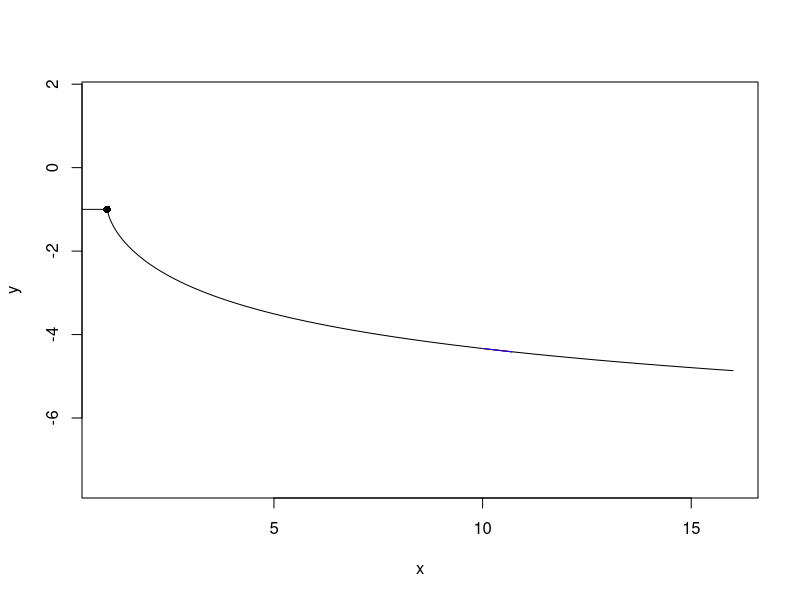

This figure's R source:
library("deSolve")

## Here, "Time" means "distance along the x axis"

## Object returned by function EL() defined below has 4 columns: Time
## [x distance], y,ydash [y distance and gradient], and "l" which is
## string length coordinate.


times <- seq(1, 16, by = 0.05)
yini  <- c(y=1,ydash=5.05,l=0)

EL <- function(y,ydash){   # EL = Euler-Lagrange
  LVmod <- function(Time, State, Pars) {
    with(as.list(c(State, Pars)), {
      dy        <- ydash
      dydash    <- (1-2*a*Time*ydash)*(1+ydash^2)/(a*Time^2 + y)
      dl        <- sqrt(1+ydash^2)
      return(list(c(dy,dydash,dl)))
    })
  }
  
  pars  <- c(a=1) # rotation rate

  
  return(ode(yini, times, LVmod, pars))
}

## Now find what happens if we have a string of length L=10:

L <- 10 # string length

jj <- EL(1,1)
jj[,2:3] <- -jj[,2:3] # gravity is downward!
jj[,4] <-  jj[,4] - L  # so l=0 corresponds to the end of the string

x <- jj[,1]
y <- jj[,2]
ydash <- jj[,3]
l <- jj[,4]

plot(x,y,asp=1,type='l')
points(times[1],-yini[1],pch=16)


## Now find the properties of the end of the string, that is, at x_end
## where \int_{x=x_0}^{x_end}\sqrt{1+y'(x)^2}dx=L


findx <- function(L){
  f <- function(xv){approxfun(x,l)(xv)}
  uniroot(f,c(x[1],x[length(x)]))$root
}

findy <- function(L){
  f <- function(yv){approxfun(y,l)(yv)}
  uniroot(f,c(y[1],y[length(y)]))$root
}

findg <- function(L){   # 'g' for gradient
  f <- function(ydv){approxfun(ydash,l)(ydv)}
  uniroot(f,c(ydash[1],ydash[length(ydash)]))$root
}

x_end <- findx(L)
y_end <- findy(L)
g_end <- findg(L)  # gradient

if(FALSE){
print("gradient is:")
print(g_end)

print("gradient should be:")
print(0.5/y_end)
}
print("difference:")
print(g_end-0.5/y_end)


dx <- 0.7
arrows(
    x0=x_end, y0=y_end,
    x1=x_end + dx,
    y1=y_end + dx*g_end,col='red',length=0)

arrows(
    x0=x_end, y0=y_end,
    x1=x_end + dx,
    y1=y_end + dx/y_end/2,col='blue',length=0)


segments(
    x0=0,x1=1,
    y0=-yini[1])

## Physical problem has a known string length, say "L".  The end of
## the string is at point (x_e,y_e) ["e" for "end"], and this is to be
## found.  We know the gradient at that point is is simply
## 1/(2*a*x_e), and we also know that integral of sqrt(1+y'^2)dx =
## l(x).  We can use 'out' to find the appropriate row where l=L to
## determine (x_e,y_e).  Then we need to try different starting values
## of y and ydash to make ydash(x_e) = 1/(2ax_e).  I am not 100% sure
## how changing the start value of y [the first element of yini] can
## possibly alter the form of the solution apart from moving it up and
## down.  Actually I don't really understand this aspect of the
## catenary either.
